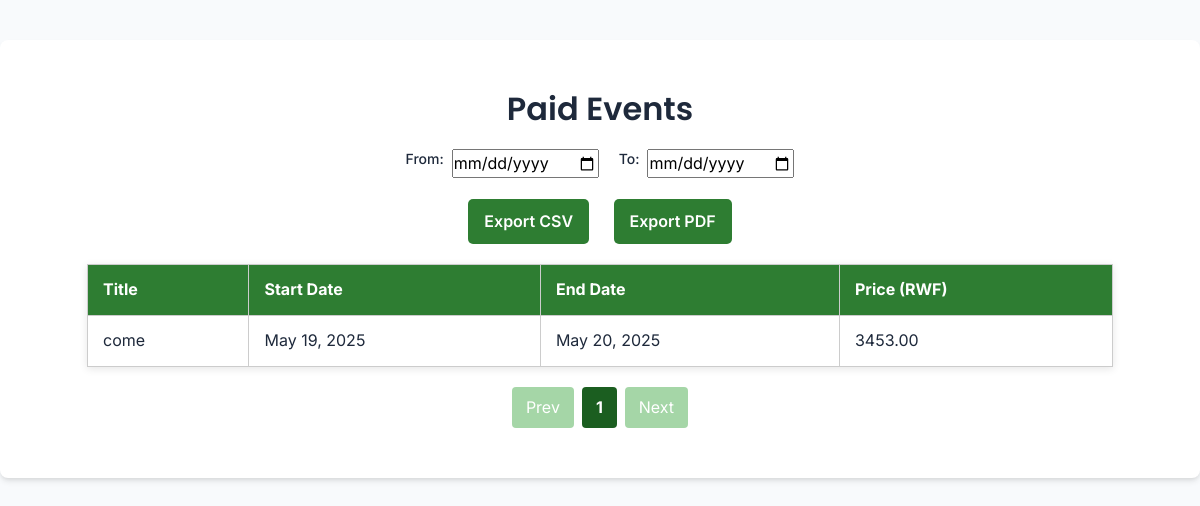
The app's page /events/paid/ with its own data.
### event_app/models.py (models this page shows, shortened)
class Event_management(models.Model):
    CAMPUS_CHOICES = [
        ('Nyarugenge Campus', 'Nyarugenge Campus: College of Science and Technology (CST)'),
        ('Gikondo Campus', 'Gikondo Campus: College of Business and Economics (CBE)'),
        ('Remera Campus', 'Remera Campus: College of Medicine and Health Sciences (CMHS)'),
        ('Huye Campus', 'Huye Campus'),
        ('Busogo Campus', 'Busogo Campus: College of Agriculture, Animal Sciences and Veterinary Medicine (CAVM)'),
        ('Nyagatare Campus', 'Nyagatare Campus'),
        ('Rukara Campus', 'Rukara Campus: College of Education (CE)'),
        ('Rusizi Campus', 'Rusizi Campus'),
        ('Rwamagana Campus', 'Rwamagana Campus'),
        ('Rubirizi Campus', 'Rubirizi Campus'),
        ('Nyamishaba Campus', 'Nyamishaba Campus'),
        ('Kicukiro Campus', 'Kicukiro Campus'),
        ('Kavumu Campus', 'Kavumu Campus'),
        ('Tumba Campus', 'Tumba Campus'),
    ]
    title = models.CharField(max_length=100)
    description = models.TextField()
    start_date = models.DateField()
    end_date = models.DateField()
    location = models.CharField(
        max_length=100,
        choices=CAMPUS_CHOICES,
        default='Nyarugenge Campus',
        verbose_name="Event Location (Campus)"
    )
    category = models.ForeignKey(Category, on_delete=models.CASCADE)
    is_free = models.BooleanField(default=True)
    price = models.DecimalField(max_digits=8, decimal_places=2, default=0.00)
    image = models.ImageField(upload_to='events/', blank=True, null=True)
    available_tickets = models.PositiveIntegerField(default=0)

### event_app/views.py (the view)
# urls.py: path('events/paid/', views.paid_events_view, name='paid_events'),
def paid_events_view(request):
    paid_events = Event_management.objects.filter(is_free=False, price__gt=0)
    return render(request, 'paid_events.html', {'events': paid_events})

### event_app/templates/paid_events.html (shortened to what this page needs)
{% extends "base.html" %}
{% block content %}
<h2>Paid Events</h2>
<div class="filter-bar">
  <div class="filter-group">
    <label for="startFilter">From:</label>
    <input type="date" id="startFilter">
  </div>
  <div class="filter-group">
    <label for="endFilter">To:</label>
    <input type="date" id="endFilter">
  </div>
</div>
<div class="export-buttons">
  <button id="exportCsv">Export CSV</button>
  <button id="exportPdf">Export PDF</button>
</div>
{% if events %}
  <table id="eventsTable">
    <thead>
      <tr>
        <th>Title</th>
        <th>Start Date</th>
        <th>End Date</th>
        <th>Price (RWF)</th>
      </tr>
    </thead>
    <tbody>
      {% for event in events %}
        <tr>
          <td>{{ event.title }}</td>
          <td>{{ event.start_date }}</td>
          <td>{{ event.end_date }}</td>
          <td>{{ event.price }}</td>
        </tr>
      {% endfor %}
    </tbody>
  </table>
{% else %}
  <p style="text-align:center;">No paid events available.</p>
{% endif %}
<ul class="pagination" id="pagination"></ul>
{% endblock %}

### event_app/templates/base.html (style rules this page uses)
:root { --primary: #4f46e5; --primary-dark: #4338ca; --secondary: #f97316; --dark: #1e293b; --light: #f8fafc; --gray: #64748b; --gray-light: #e2e8f0; --success: #10b981; --error: #ef4444; --warning: #f59e0b; --info: #3b82f6; --border-radius: 8px; --transition: all 0.3s ease; }
* { margin: 0; padding: 0; box-sizing: border-box; font-family: 'Inter', sans-serif; }
body { background-color: var(--light); color: var(--dark); line-height: 1.6; }
.filter-group { display: flex; gap: 15px; flex-wrap: wrap; }
label { display: block; font-weight: 500; margin-bottom: 8px; color: var(--dark); font-size: 14px; }
h1, h2, h3, h4, h5, h6 { font-family: 'Poppins', sans-serif; font-weight: 600; color: var(--dark); }

### event_app/templates/paid_events.html (style rules this page uses)
body { font-family: 'Roboto', sans-serif; }
h2 { text-align: center; margin-top: 20px; }
.filter-bar { display: flex; justify-content: center; align-items: center; gap: 20px; margin: 20px 0; flex-wrap: wrap; }
.filter-group { display: flex; align-items: center; gap: 8px; }
table { width: 90%; margin: 20px auto; border-collapse: collapse; box-shadow: 0 2px 8px rgba(0,0,0,0.1); }
th, td { padding: 12px 15px; border: 1px solid #ccc; text-align: left; }
th { background-color: #2e7d32; color: white; }
.pagination { display: flex; justify-content: center; list-style: none; padding: 0; margin: 20px 0; gap: 8px; }
.export-buttons { text-align: center; margin-bottom: 15px; }
.export-buttons button { margin: 0 10px; padding: 10px 16px; font-weight: 600; background-color: #2e7d32; color: white; border: none; border-radius: 5px; cursor: pointer; transition: background-color 0.3s; }

### records on screen
Event_management: title "come", start_date "May 19, 2025", end_date "May 20, 2025", price "3453.00"
